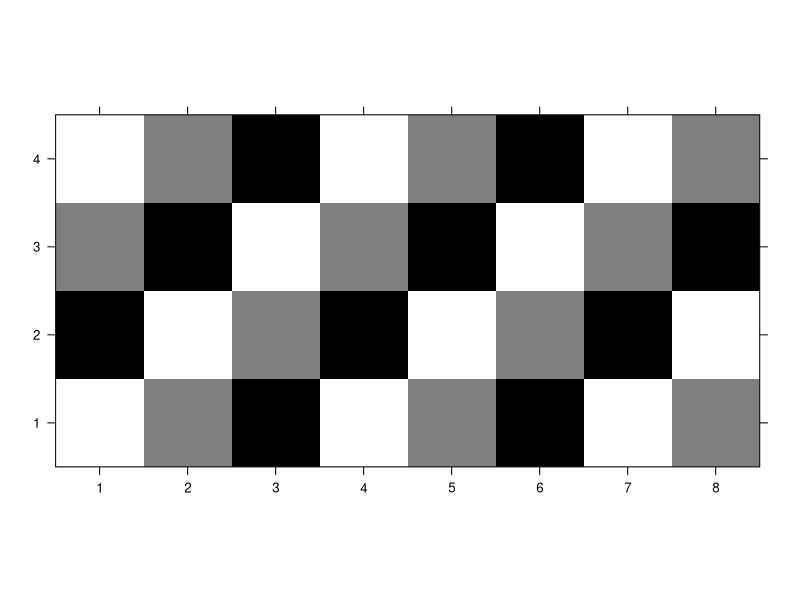

This chart was generated by the following R code:
library(lattice)

nz <- 3
rows <- 2**3
cols <- 2**2
d <- matrix(rep(1:nz, length.out=rows*cols), nrow=rows, ncol=cols)

p <- levelplot(
  d,
  xlab=NULL,
  ylab=NULL,
  # scales=list(x=list(at=NULL), y=list(at=NULL)), # no ticks
  scales=list(x=list(at=1:rows), y=list(at=1:cols)),
  cuts=nz-1, # to map 1:3 to white:black
  col.regions=colorRampPalette(colors=c("white", "black"))(nz),
  colorkey=NULL
)
print(p)